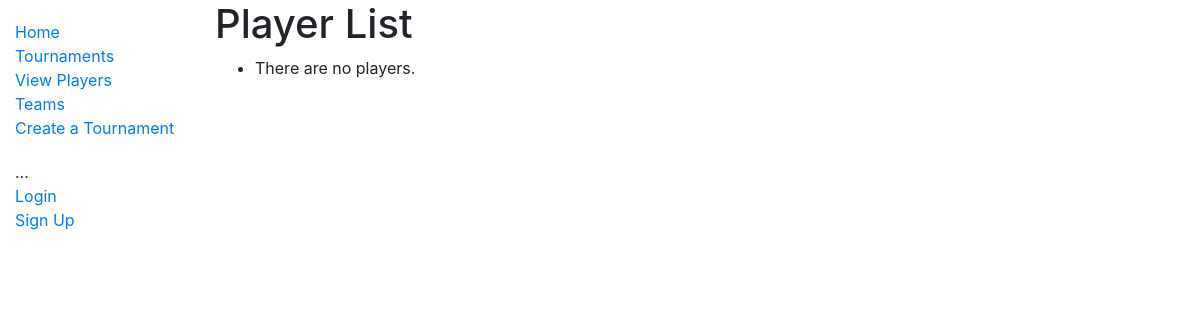
/tournee/Player/, run on an earlier commit of the app's database.
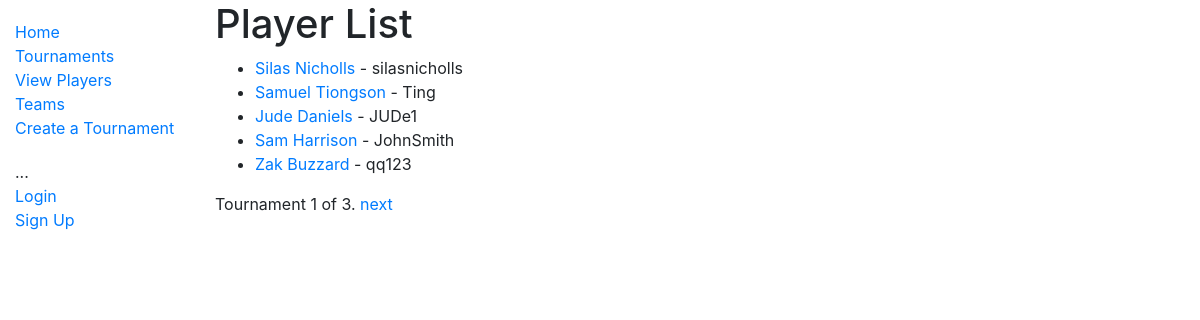
And on a later commit of the database.
### tournee/models.py (models this page shows, shortened)
class Player(models.Model):
    name = models.CharField(db_column="Player's_Name", null=True, max_length=32)
    nationality = models.CharField(db_column="Nationality", null=True, max_length=32)
    bio = models.CharField(db_column='Bio', blank=True, null=True, max_length=5000)
    account = models.OneToOneField(User, on_delete=models.SET_NULL, null=True, blank=True)
    teams = models.ManyToManyField('Team', through='Membership', through_fields=('player', 'team'), blank=True)
    def get_absolute_url(self):
        return reverse('player-detail', args=[str(self.id)])

class AuthUser(models.Model):
    password = models.CharField(max_length=128)
    last_login = models.DateTimeField(blank=True, null=True)
    is_superuser = models.BooleanField()
    username = models.CharField(unique=True, max_length=150)
    first_name = models.CharField(max_length=30)
    email = models.CharField(max_length=254)
    is_staff = models.BooleanField()
    is_active = models.BooleanField()
    date_joined = models.DateTimeField()
    last_name = models.CharField(max_length=150)
    class Meta:
        managed = False
        db_table = 'auth_user'

### tournee/views.py (the view)
# urls.py: path('Player/', views.PlayerListView.as_view(), name='player-list'),
class PlayerListView(generic.ListView):
    model = Player
    paginate_by = 5

### tournee/templates/tournee/player_list.html
{% extends "base_generic.html" %}
{% block content %}
  <h1>Player List</h1>
  <ul>
    {% for Player in player_list %}
        <li><a href="{{ Player.get_absolute_url }}">{{Player.name }}</a> - {{ Player.account.username }}</li>
    {% empty %}
        <li>There are no players.</li>
    {% endfor %}
  </ul>
{% endblock %}

What changed in the data, as far as the page shows it:
added Player: name "Silas Nicholls", account.username "silasnicholls"
added Player: name "Samuel Tiongson", account.username "Ting"
added Player: name "Jude Daniels", account.username "JUDe1"
added Player: name "Sam Harrison", account.username "JohnSmith"
added Player: name "Zak Buzzard", account.username "qq123"
Also different on the page:
{{ page_obj.number }}: (not shown) → "1"
{{ page_obj.paginator.num_pages }}: (not shown) → "3"
text no longer shown: "There are no players."
text now shown: "Tournament of . next"
